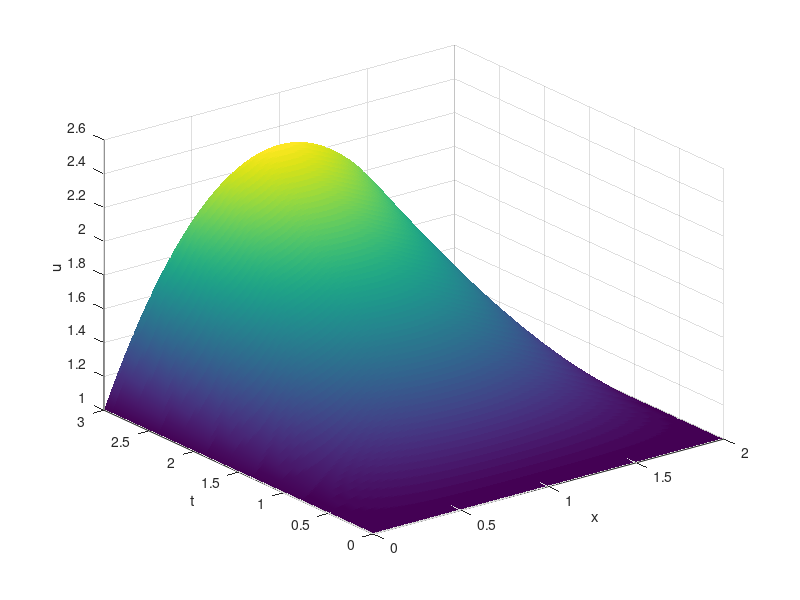

Source code (MATLAB):
%{
Solve
ut(x, t) − uxx(x, t) = t , x ∈ (0, 2) , t ∈ (0, 3) ,
u(0, t) = u(2, t) = 1 , t ∈ (0, 3),
u(x, 0) = 1 , x ∈ (0, 2)
by means of the explicit difference scheme with the numbers of subin-
tervals n and l in the x- and t-directions, respectively, where
1) n = 100, l = 20000,
2) n = 100, l = 15000,
3) n = 100, l = 14900.
%}
clear
L=2;
T=3;
n=50;
l=5000;
h=L/n;
tau=T/l;
%%
C=2*tau/h^2
%%
x=0:h:L;
t=0:tau:T;
%%
u = zeros(n+1,l+1);
for i=1:n+1
    u(i,1)=1;
end
for k=1:l
    u(1,k+1)=1;
    for i=2:n
        u(i,k+1)=(1-C)*u(i,k)+C/2*(u(i-1,k)+u(i+1,k))+tau*t(k);
    end
    u(n+1,k+1)=1;
end
%%
surf(x,t,u')
xlabel('x')
ylabel('t')
zlabel('u')
shading interp